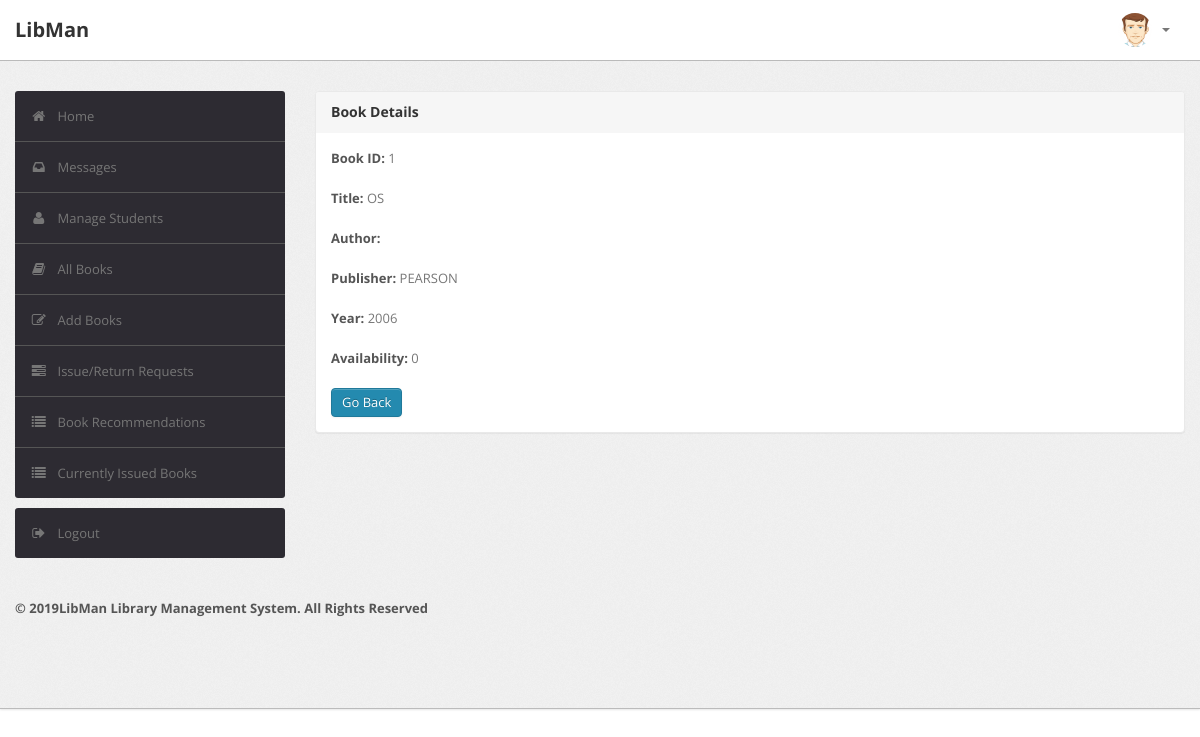
The app's page /admin/bookdetails.php?id=1 (signed in), older data.
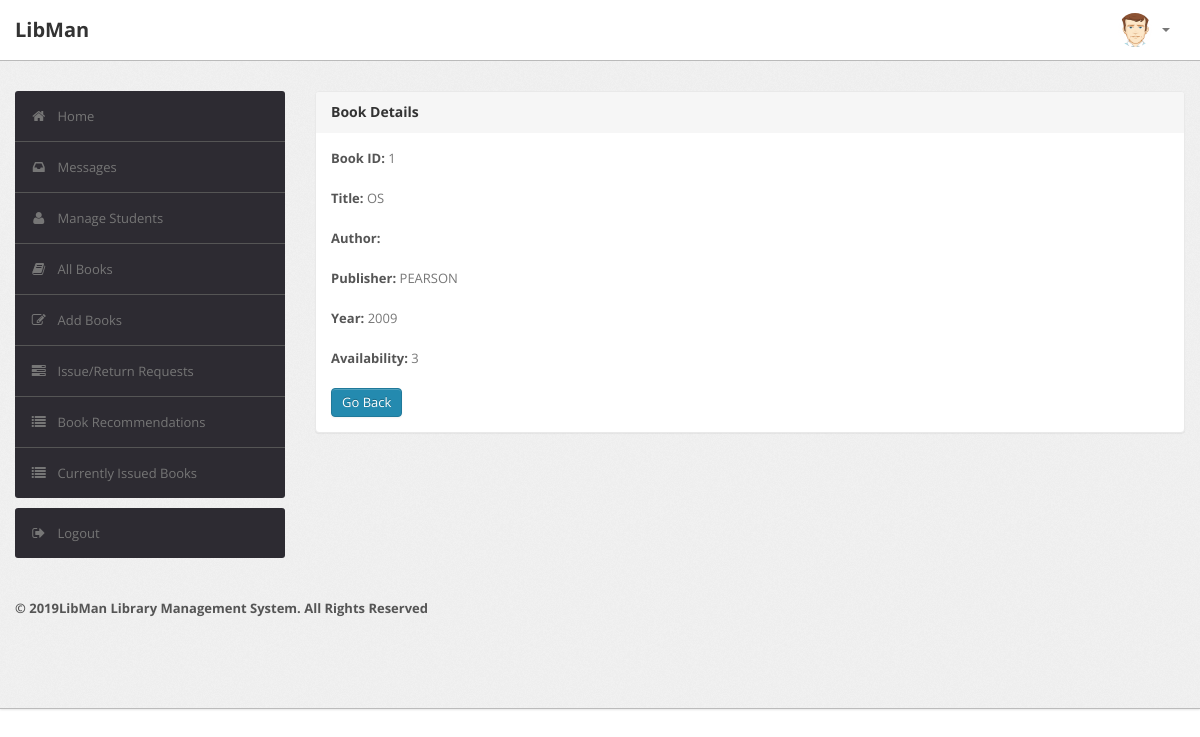
The same page, newer data.
### tables this page shows
CREATE TABLE `book` (
  `BookId` int(10) NOT NULL,
  `Title` varchar(50) DEFAULT NULL,
  `Publisher` varchar(50) DEFAULT NULL,
  `Year` varchar(50) DEFAULT NULL,
  `Availability` int(5) DEFAULT NULL
);

### admin/bookdetails.php (the view, shortened to what this page needs)
<?php
require('dbconn.php');
?>
<?php
if ($_SESSION['RollNo']) {
    ?>
<!DOCTYPE html>
<html lang="en">
    <head>
        <link type="text/css" href="bootstrap/css/bootstrap.min.css" rel="stylesheet">
        <link type="text/css" href="bootstrap/css/bootstrap-responsive.min.css" rel="stylesheet">
        <link type="text/css" href="css/theme.css" rel="stylesheet">
        <link type="text/css" href="images/icons/css/font-awesome.css" rel="stylesheet">
    </head>
    <body>
        <div class="navbar navbar-fixed-top">
            <div class="navbar-inner">
                <div class="container">
                        <a class="brand" href="index.php">LibMan </a>
                    <div class="nav-collapse collapse navbar-inverse-collapse">
                        <ul class="nav pull-right">
                            <li class="nav-user dropdown"><a href="#" class="dropdown-toggle" data-toggle="dropdown">
                                <img src="images/user.png" class="nav-avatar" />
                                <b class="caret"></b></a>
                            </li>
                        </ul>
                    </div>
                </div>
            </div>
        </div>
        <div class="wrapper">
            <div class="container">
                <div class="row">
                    <div class="span3">
                        <div class="sidebar">
                            <ul class="widget widget-menu unstyled">
                                <li class="active"><a href="index.php"><i class="menu-icon icon-home"></i>Home
                                </a></li>
                                 <li><a href="message.php"><i class="menu-icon icon-inbox"></i>Messages</a>
                                </li>
                                <li><a href="student.php"><i class="menu-icon icon-user"></i>Manage Students </a>
                                </li>
                                <li><a href="book.php"><i class="menu-icon icon-book"></i>All Books </a></li>
                                <li><a href="addbook.php"><i class="menu-icon icon-edit"></i>Add Books </a></li>
                                <li><a href="requests.php"><i class="menu-icon icon-tasks"></i>Issue/Return Requests </a></li>
                                <li><a href="recommendations.php"><i class="menu-icon icon-list"></i>Book Recommendations </a></li>
                                <li><a href="current.php"><i class="menu-icon icon-list"></i>Currently Issued Books </a></li>
                            </ul>
                            <ul class="widget widget-menu unstyled">
                                <li><a href="logout.php"><i class="menu-icon icon-signout"></i>Logout </a></li>
                            </ul>
                        </div>
                    </div>
                    <div class="span9">
                        <div class="content">
                        <div class="module">
                            <div class="module-head">
                                <h3>Book Details</h3>
                            </div>
                            <div class="module-body">
                        <?php
                            $x=$_GET['id'];
                            $sql="select * from LMS.book where BookId='$x'";
                            $result=$conn->query($sql);
                            $row=$result->fetch_assoc();
                                $bookid=$row['BookId'];
                                $name=$row['Title'];
                                $publisher=$row['Publisher'];
                                $year=$row['Year'];
                                $avail=$row['Availability'];
                                echo "<b>Book ID:</b> ".$bookid."<br><br>";
                                echo "<b>Title:</b> ".$name."<br><br>";
                                echo "<b>Author:</b> ";
                                echo "<br><br>";
                                echo "<b>Publisher:</b> ".$publisher."<br><br>";
                                echo "<b>Year:</b> ".$year."<br><br>";
                                echo "<b>Availability:</b> ".$avail."<br><br>";
                            ?>
                        <a href="book.php" class="btn btn-primary">Go Back</a>
                               </div>
                           </div>
                            </div>
                </div>
            </div>
        </div>
<div class="footer">
            <div class="container">
                <b class="copyright">&copy; 2019LibMan Library Management System. All Rights Reserved
            </div>
        </div>
    </body>
</html>
<?php }
else {
    echo "<script type='text/javascript'>alert('Access Denied!!!')</script>";
} ?>

### admin/css/theme.css (style rules this page uses)
body { font-size: 13px; font-family: 'Open Sans', Arial, sans-serif; background: #fff; color: #777 }
h1, h2, h3, h4, h5, h6 { color: #333; margin-top: 0 }
h3 { font-size: 20px }
strong, b { color: #555 }
.wrapper { background: url(../images/bg.png) #eee; border-bottom: 1px solid #bbb; -webkit-box-shadow: 0 1px 2px rgba(0,0,0,0.1); -moz-box-shadow: 0 1px 2px rgba(0,0,0,0.1); box-shadow: 0 1px 2px rgba(0,0,0,0.1); padding: 30px 0 }
.footer { color: #999; padding: 30px 0 60px }
body [class^="icon-"], body [class*=" icon-"] { font-size: 14px; line-height: 20px; height: 20px }
.module { background: #fff; -webkit-border-radius: 3px; -moz-border-radius: 3px; border-radius: 3px; border: 1px solid #ccc; border-bottom-color: #bbb; -webkit-box-shadow: 0 0 1px rgba(0,0,0,0.2); -moz-box-shadow: 0 0 1px rgba(0,0,0,0.2); box-shadow: 0 0 1px rgba(0,0,0,0.2); margin-bottom: 30px }
.navbar { position: static!important; margin: 0!important }
.navbar .navbar-inner { background: #fff; border-bottom: 1px solid #bbb; -webkit-box-shadow: 0 1px 2px rgba(0,0,0,0.15); -moz-box-shadow: 0 1px 2px rgba(0,0,0,0.15); box-shadow: 0 1px 2px rgba(0,0,0,0.15) }
.navbar .brand { color: #333; font-weight: bold; font-size: 20px; margin-right: 20px; padding: 20px }
.navbar .nav>li>a { padding: 20px 15px; font-weight: bold; color: #777 }
.nav-user>a { height: 20px }
.nav-avatar { width: 34px; height: 34px; margin: -7px 5px 0 0; -webkit-border-radius: 50%; -moz-border-radius: 50%; border-radius: 50% }
.btn, .btn-box { -webkit-border-radius: 3px; -moz-border-radius: 3px; border-radius: 3px }
.btn { font-size: 13px; font-weight: 600 }
.btn { display: inline-block; margin-bottom: 0; font-weight: 400; text-align: center; vertical-align: middle; cursor: pointer; background-image: none; border: 1px solid transparent; white-space: nowrap; padding: 4px 10px; font-size: 13px; line-height: 1.42857; border-radius: 4px; -webkit-user-select: none; -moz-user-select: none; -ms-user-select: none; user-select: none }
.btn-primary { color: #fff; background-color: #248aaf; border-color: #20799a }
.widget-menu { background: #fff; -webkit-border-radius: 3px; -moz-border-radius: 3px; border-radius: 3px; overflow: hidden }
.widget-menu a { color: #555; display: block; line-height: 20px; padding: 15px; text-decoration: none!important }
.widget-menu .menu-icon { margin-right: 10px; color: #767676; -webkit-transition: all .2s ease-in-out; -moz-transition: all .2s ease-in-out; transition: all .2s ease-in-out; }
.widget-menu>li+li { border-top: 1px solid #555 }
.widget-menu>li>a { background-color: #2d2b32; color: #767676; -webkit-transition: all .2s ease-in-out; -moz-transition: all .2s ease-in-out; transition: all .2s ease-in-out; }
.module { box-shadow: 0 0 3px rgba(0,0,0,.1); border-color: #e9e9e9; margin-bottom: 20px; background-color: #fff; border-radius: 4px; -webkit-box-shadow: 0 1px 1px rgba(0,0,0,.05); box-shadow: 0 1px 1px rgba(0,0,0,.05); }
.module-head { color: #767676; background-color: #f6f6f6; border-color: #e9e9e9; padding: 10px 15px; border-bottom: 1px solid transparent; border-top-right-radius: 3px; border-top-left-radius: 3px; }
.module-head h3 { font-size: 14px; line-height: 20px; height: 20px; margin: 0 }
.module-body { padding: 15px }

Row changes from the older to the newer data that the page shows:
changed book "OS": Year "2006" → "2009"; Availability "0" → "3"
